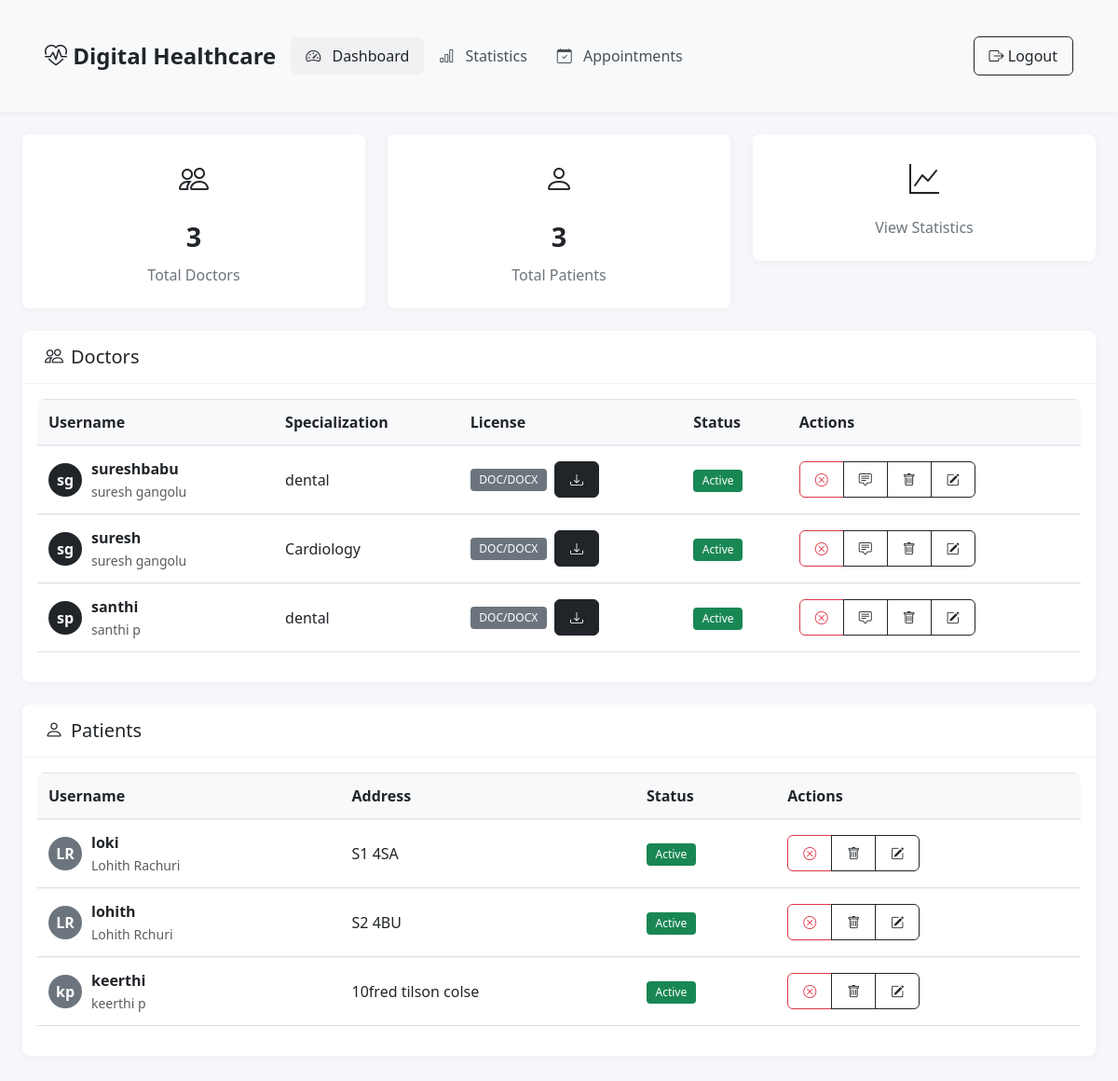
Page /adminpanel/ (signed in) on the committed database.
### dhealth/models.py (models this page shows)
class Profile(models.Model):
    user = models.OneToOneField(User, on_delete=models.CASCADE)
    is_doc = models.BooleanField(default=False)
    is_active = models.BooleanField(default=False)
    spec = models.CharField(max_length=100, blank=True)
    license = models.FileField(upload_to='docs/', blank=True)
    address = models.TextField(blank=True)

### dhealth/views.py (the view)
# urls.py: path('adminpanel/', views.adpanel, name='adpanel'),
def adpanel(request):
    if not request.session.get('adm'):
        return redirect('adlog')
    d = Profile.objects.filter(is_doc=True)
    p = Profile.objects.filter(is_doc=False)
    return render(request, 'admin_panel.html', {'d': d, 'p': p})

### templates/admin_panel.html (shortened to what this page needs)
<!DOCTYPE html>
<html lang="en">
<head>
    <link href="https://cdn.jsdelivr.net/npm/bootstrap@5.3.0/dist/css/bootstrap.min.css" rel="stylesheet">
    <link rel="stylesheet" href="https://cdn.jsdelivr.net/npm/bootstrap-icons@1.8.1/font/bootstrap-icons.css">
</head>
<body>
    <nav class="navbar navbar-expand-lg">
        <div class="container-fluid">
            <a class="navbar-brand" href="#">
                <i class="bi bi-heart-pulse"></i> Digital Healthcare
            </a>
            <div class="collapse navbar-collapse" id="navbarNav">
                <ul class="navbar-nav me-auto">
                    <li class="nav-item">
                        <a class="nav-link active" href="#">
                            <i class="bi bi-speedometer2"></i> Dashboard
                        </a>
                    </li>
                    <li class="nav-item">
                        <a class="nav-link" href="{% url 'adminstats' %}">
                            <i class="bi bi-bar-chart"></i> Statistics
                        </a>
                    </li>
                    <li class="nav-item">
                        <a class="nav-link" href="{% url 'admin_appointments' %}">
                            <i class="bi bi-calendar-check"></i> Appointments
                        </a>
                    </li>
                </ul>
                <div class="d-flex">
                    <a href="{% url 'logout' %}" class="btn btn-outline-dark">
                        <i class="bi bi-box-arrow-right"></i> Logout
                    </a>
                </div>
            </div>
        </div>
    </nav>
    <div class="container-fluid">
        <div class="row">
            <div class="col-md-4">
                <div class="card stats-card" onclick="location.href='#doctors'">
                    <div class="stats-icon">
                        <i class="bi bi-people"></i>
                    </div>
                    <div class="stats-number">{{ d.count }}</div>
                    <div class="stats-text">Total Doctors</div>
                </div>
            </div>
            <div class="col-md-4">
                <div class="card stats-card" onclick="location.href='#patients'">
                    <div class="stats-icon">
                        <i class="bi bi-person"></i>
                    </div>
                    <div class="stats-number">{{ p.count }}</div>
                    <div class="stats-text">Total Patients</div>
                </div>
            </div>
            <div class="col-md-4">
                <div class="card stats-card" onclick="location.href='{% url 'adminstats' %}'">
                    <div class="stats-icon">
                        <i class="bi bi-graph-up"></i>
                    </div>
                    <div class="stats-text">View Statistics</div>
                </div>
            </div>
        </div>
        <div class="card" id="doctors">
            <div class="card-header">
                <h5 class="mb-0"><i class="bi bi-people me-2"></i>Doctors</h5>
            </div>
            <div class="card-body">
                <div class="table-container">
                    <table class="table table-hover">
                        <thead>
                            <tr>
                                <th>Username</th>
                                <th>Specialization</th>
                                <th>License</th>
                                <th>Status</th>
                                <th>Actions</th>
                            </tr>
                        </thead>
                        <tbody>
                            {% for i in d %}
                            <tr>
                                <td>
                                    <div class="d-flex align-items-center">
                                        <div class="user-avatar">
                                            {{ i.user.first_name|first }}{{ i.user.last_name|first }}
                                        </div>
                                        <div>
                                            <div class="fw-bold">{{ i.user.username }}</div>
                                            <small class="text-muted">{{ i.user.first_name }} {{ i.user.last_name }}</small>
                                        </div>
                                    </div>
                                </td>
                                <td>{{ i.spec }}</td>
                                <td>
                                    {% if i.license %}
                                        {% with lic=i.license.name|lower %}
                                            {% if lic|slice:"-4:" == ".pdf" %}
                                                <button class="btn btn-sm btn-outline-primary" data-bs-toggle="modal" data-bs-target="#licenseModal{{ i.id }}">Preview</button>
                                                <a class="btn btn-sm btn-primary ms-1" href="{% url 'panel_download_license' i.id %}"><i class="bi bi-download"></i></a>
                                            {% elif lic|slice:"-5:" == ".docx" or lic|slice:"-4:" == ".doc" %}
                                                <span class="badge bg-secondary">DOC/DOCX</span>
                                                <a class="btn btn-sm btn-primary ms-1" href="{% url 'panel_download_license' i.id %}"><i class="bi bi-download"></i></a>
                                            {% else %}
                                                <img src="{% url 'panel_preview_license' i.id %}" class="license-preview" data-bs-toggle="modal" data-bs-target="#licenseModal{{ i.id }}" alt="License Preview">
                                                <a class="btn btn-sm btn-primary ms-1" href="{% url 'panel_download_license' i.id %}"><i class="bi bi-download"></i></a>
                                            {% endif %}
                                        {% endwith %}
                                    {% else %}
                                        <span class="text-muted">No license</span>
                                    {% endif %}
                                </td>
                                <td>
                                    {% if i.is_active %}
                                        <span class="badge bg-success">Active</span>
                                    {% else %}
                                        <span class="badge bg-warning text-dark">Pending</span>
                                    {% endif %}
                                </td>
                                <td>
                                    <div class="btn-group">
                                        <a href="{% url 'approve' i.id %}" class="btn btn-sm {% if i.is_active %}btn-outline-danger{% else %}btn-outline-success{% endif %}">
                                            {% if i.is_active %}<i class="bi bi-x-circle"></i>{% else %}<i class="bi bi-check-circle"></i>{% endif %}
                                        </a>
                                        <a href="{% url 'doctor_feedback' i.id %}" class="btn btn-sm btn-outline-dark">
                                            <i class="bi bi-chat-square-text"></i>
                                        </a>
                                        <a href="{% url 'delete_user' i.id %}" class="btn btn-sm btn-outline-dark" onclick="return confirm('Are you sure you want to remove this user? This action cannot be undone.')">
                                            <i class="bi bi-trash"></i>
                                        </a>
                                        <a href="{% url 'edit_user' i.id %}" class="btn btn-sm btn-outline-dark">
                                            <i class="bi bi-pencil-square"></i>
                                        </a>
                                    </div>
                                </td>
                            </tr>
                            {% endfor %}
                        </tbody>
                    </table>
                </div>
            </div>
        </div>
        <div class="card" id="patients">
            <div class="card-header">
                <h5 class="mb-0"><i class="bi bi-person me-2"></i>Patients</h5>
            </div>
            <div class="card-body">
                <div class="table-container">
                    <table class="table table-hover">
                        <thead>
                            <tr>
                                <th>Username</th>
                                <th>Address</th>
                                <th>Status</th>
                                <th>Actions</th>
                            </tr>
                        </thead>
                        <tbody>
                            {% for i in p %}
                            <tr>
                                <td>
                                    <div class="d-flex align-items-center">
                                        <div class="user-avatar bg-secondary">
                                            {{ i.user.first_name|first }}{{ i.user.last_name|first }}
                                        </div>
                                        <div>
                                            <div class="fw-bold">{{ i.user.username }}</div>
                                            <small class="text-muted">{{ i.user.first_name }} {{ i.user.last_name }}</small>
                                        </div>
                                    </div>
                                </td>
                                <td>{{ i.address }}</td>
                                <td>
                                    {% if i.is_active %}
                                        <span class="badge bg-success">Active</span>
                                    {% else %}
                                        <span class="badge bg-warning text-dark">Inactive</span>
                                    {% endif %}
                                </td>
                                <td>
                                    <div class="btn-group">
                                        <a href="{% url 'approve' i.id %}" class="btn btn-sm {% if i.is_active %}btn-outline-danger{% else %}btn-outline-success{% endif %}">
                                            {% if i.is_active %}<i class="bi bi-x-circle"></i>{% else %}<i class="bi bi-check-circle"></i>{% endif %}
                                        </a>
                                        <a href="{% url 'delete_user' i.id %}" class="btn btn-sm btn-outline-dark" onclick="return confirm('Are you sure you want to remove this user? This action cannot be undone.')">
                                            <i class="bi bi-trash"></i>
                                        </a>
                                        <a href="{% url 'edit_user' i.id %}" class="btn btn-sm btn-outline-dark">
                                            <i class="bi bi-pencil-square"></i>
                                        </a>
                                    </div>
                                </td>
                            </tr>
                            {% endfor %}
                        </tbody>
                    </table>
                </div>
            </div>
        </div>
    </div>
</body>
</html>

### templates/admin_panel.html (style rules this page uses)
:root { --primary: #212529; --secondary: #495057; --light: #f8f9fa; --card-radius: 8px; --transition: all 0.3s ease; }
body { background-color: #f5f7fb; color: #495057; font-family: 'Segoe UI', Tahoma, Geneva, Verdana, sans-serif; }
.navbar { background: #f8f9fa; box-shadow: 0 2px 6px rgba(0, 0, 0, 0.05); padding: 0.8rem 1.5rem; }
.navbar-brand { font-weight: 700; font-size: 1.5rem; color: var(--primary) !important; }
.nav-link { color: var(--secondary) !important; font-weight: 500; padding: 0.5rem 1rem !important; border-radius: 6px; transition: var(--transition); }
.nav-link:hover, .nav-link.active { color: var(--primary) !important; background: rgba(0, 0, 0, 0.03); }
.nav-link i { margin-right: 8px; }
.container-fluid { padding: 1.5rem; }
.card { border: none; border-radius: var(--card-radius); box-shadow: 0 2px 8px rgba(0, 0, 0, 0.04); margin-bottom: 1.5rem; transition: var(--transition); }
.card-header { background-color: white; border-bottom: 1px solid rgba(0, 0, 0, 0.05); padding: 1rem 1.5rem; font-weight: 600; border-radius: var(--card-radius) var(--card-radius) 0 0 !important; }
.table-container { overflow-x: auto; border-radius: var(--card-radius); }
.table { border-collapse: separate; border-spacing: 0; width: 100%; }
.table th { background-color: #f8f9fa; padding: 0.75rem; font-weight: 600; color: var(--primary); border-top: 1px solid #dee2e6; }
.table td { padding: 0.75rem; vertical-align: middle; border-top: 1px solid #f1f3f7; }
.badge { padding: 0.5em 0.8em; border-radius: 4px; font-weight: 500; }
.btn { border-radius: 6px; font-weight: 500; padding: 0.5rem 1rem; transition: var(--transition); }
.btn-primary { background-color: var(--primary); border-color: var(--primary); }
.stats-card { text-align: center; padding: 1.5rem; cursor: pointer; }
.stats-icon { font-size: 2rem; margin-bottom: 1rem; color: var(--primary); }
.stats-number { font-size: 1.8rem; font-weight: 700; margin-bottom: 0.5rem; }
.stats-text { color: #6c757d; font-weight: 500; }
.user-avatar { width: 36px; height: 36px; border-radius: 50%; background-color: var(--primary); color: white; display: flex; align-items: center; justify-content: center; font-weight: 600; margin-right: 10px; }

### rows in the picture
Profile: user.first_name|first "s", user.last_name|first "g", user.username "sureshbabu", user.first_name "suresh", user.last_name "gangolu", spec "dental", shows "DOC/DOCX", is_active "Active"
Profile: user.first_name|first "s", user.last_name|first "g", user.username "suresh", user.first_name "suresh", user.last_name "gangolu", spec "Cardiology", shows "DOC/DOCX", is_active "Active"
Profile: user.first_name|first "s", user.last_name|first "p", user.username "santhi", user.first_name "santhi", user.last_name "p", spec "dental", shows "DOC/DOCX", is_active "Active"
Profile: user.first_name|first "L", user.last_name|first "R", user.username "loki", user.first_name "Lohith", user.last_name "Rachuri", address "S1 4SA", is_active "Active"
Profile: user.first_name|first "L", user.last_name|first "R", user.username "lohith", user.first_name "Lohith", user.last_name "Rchuri", address "S2 4BU", is_active "Active"
Profile: user.first_name|first "k", user.last_name|first "p", user.username "keerthi", user.first_name "keerthi", user.last_name "p", address "10fred tilson colse", is_active "Active"

### other values in the picture
{{ d.count }} "3"
{{ p.count }} "3"
